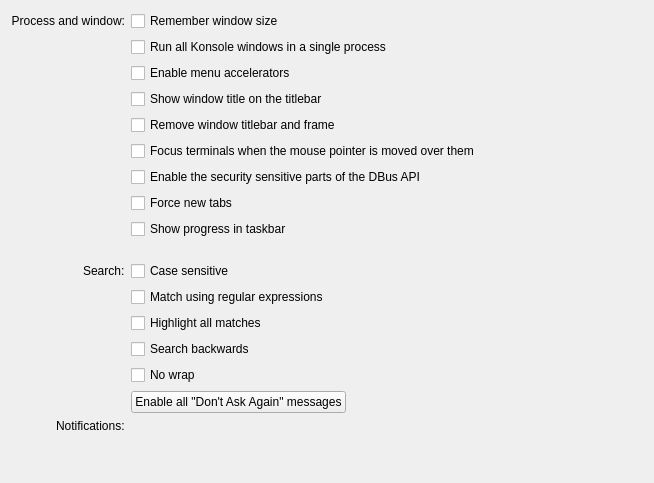
<?xml version="1.0" encoding="UTF-8"?>
<ui version="4.0">
 <class>GeneralSettings</class>
 <widget class="QWidget" name="GeneralSettings">
  <property name="geometry">
   <rect>
    <x>0</x>
    <y>0</y>
    <width>654</width>
    <height>483</height>
   </rect>
  </property>
  <property name="sizePolicy">
   <sizepolicy hsizetype="Preferred" vsizetype="Preferred">
    <horstretch>1</horstretch>
    <verstretch>0</verstretch>
   </sizepolicy>
  </property>
  <layout class="QVBoxLayout" name="verticalLayout">
   <property name="spacing">
    <number>0</number>
   </property>
   <item>
    <layout class="QGridLayout">
     <property name="leftMargin">
      <number>0</number>
     </property>
     <property name="topMargin">
      <number>0</number>
     </property>
     <property name="rightMargin">
      <number>0</number>
     </property>
     <property name="bottomMargin">
      <number>0</number>
     </property>
     <property name="spacing">
      <number>6</number>
     </property>
     <item row="1" column="2">
      <widget class="QCheckBox" name="kcfg_UseSingleInstance">
       <property name="sizePolicy">
        <sizepolicy hsizetype="Preferred" vsizetype="Fixed">
         <horstretch>0</horstretch>
         <verstretch>0</verstretch>
        </sizepolicy>
       </property>
       <property name="toolTip">
        <string>When launching Konsole re-use existing process if possible</string>
       </property>
       <property name="text">
        <string>Run all Konsole windows in a single process</string>
       </property>
      </widget>
     </item>
     <item row="18" column="2">
      <spacer>
       <property name="orientation">
        <enum>Qt::Orientation::Vertical</enum>
       </property>
       <property name="sizeType">
        <enum>QSizePolicy::Policy::Fixed</enum>
       </property>
       <property name="sizeHint" stdset="0">
        <size>
         <width>20</width>
         <height>16</height>
        </size>
       </property>
      </spacer>
     </item>
     <item row="0" column="2">
      <widget class="QCheckBox" name="kcfg_RememberWindowSize">
       <property name="sizePolicy">
        <sizepolicy hsizetype="Preferred" vsizetype="Fixed">
         <horstretch>0</horstretch>
         <verstretch>0</verstretch>
        </sizepolicy>
       </property>
       <property name="toolTip">
        <string>If enabled, profile settings will be ignored</string>
       </property>
       <property name="text">
        <string>Remember window size</string>
       </property>
      </widget>
     </item>
     <item row="8" column="2">
      <widget class="QCheckBox" name="kcfg_ForceNewTabs">
       <property name="text">
        <string>Force new tabs</string>
       </property>
      </widget>
     </item>
     <item row="9" column="2">
      <widget class="QCheckBox" name="kcfg_ShowProgressInTaskBar">
       <property name="text">
        <string>Show progress in taskbar</string>
       </property>
      </widget>
     </item>
     <item row="19" column="0" alignment="Qt::AlignmentFlag::AlignRight">
      <widget class="QLabel" name="label_3">
       <property name="text">
        <string>Notifications:</string>
       </property>
      </widget>
     </item>
     <item row="16" column="2">
      <widget class="QCheckBox" name="kcfg_SearchReverseSearch">
       <property name="sizePolicy">
        <sizepolicy hsizetype="Preferred" vsizetype="Fixed">
         <horstretch>0</horstretch>
         <verstretch>0</verstretch>
        </sizepolicy>
       </property>
       <property name="toolTip">
        <string>Sets whether search should start from the bottom</string>
       </property>
       <property name="text">
        <string>Search backwards</string>
       </property>
      </widget>
     </item>
     <item row="12" column="2">
      <widget class="QCheckBox" name="kcfg_SearchCaseSensitive">
       <property name="sizePolicy">
        <sizepolicy hsizetype="Preferred" vsizetype="Fixed">
         <horstretch>0</horstretch>
         <verstretch>0</verstretch>
        </sizepolicy>
       </property>
       <property name="toolTip">
        <string>Sets whether the search is case sensitive</string>
       </property>
       <property name="text">
        <string>Case sensitive</string>
       </property>
      </widget>
     </item>
     <item row="0" column="0">
      <widget class="QLabel" name="label">
       <property name="text">
        <string>Process and window:</string>
       </property>
       <property name="alignment">
        <set>Qt::AlignmentFlag::AlignRight|Qt::AlignmentFlag::AlignTrailing|Qt::AlignmentFlag::AlignVCenter</set>
       </property>
      </widget>
     </item>
     <item row="14" column="2">
      <widget class="QCheckBox" name="kcfg_SearchHighlightMatches">
       <property name="sizePolicy">
        <sizepolicy hsizetype="Preferred" vsizetype="Fixed">
         <horstretch>0</horstretch>
         <verstretch>0</verstretch>
        </sizepolicy>
       </property>
       <property name="text">
        <string>Highlight all matches</string>
       </property>
      </widget>
     </item>
     <item row="12" column="0" alignment="Qt::AlignmentFlag::AlignRight">
      <widget class="QLabel" name="label_2">
       <property name="text">
        <string comment="@item:intext Search options">Search:</string>
       </property>
      </widget>
     </item>
     <item row="11" column="2">
      <spacer>
       <property name="orientation">
        <enum>Qt::Orientation::Vertical</enum>
       </property>
       <property name="sizeType">
        <enum>QSizePolicy::Policy::Fixed</enum>
       </property>
       <property name="sizeHint" stdset="0">
        <size>
         <width>20</width>
         <height>16</height>
        </size>
       </property>
      </spacer>
     </item>
     <item row="17" column="2">
      <widget class="QCheckBox" name="kcfg_SearchNoWrap">
       <property name="sizePolicy">
        <sizepolicy hsizetype="Preferred" vsizetype="Fixed">
         <horstretch>0</horstretch>
         <verstretch>0</verstretch>
        </sizepolicy>
       </property>
       <property name="toolTip">
        <string>Sets whether search should stop instead of wrapping</string>
       </property>
       <property name="text">
        <string>No wrap</string>
       </property>
      </widget>
     </item>
     <item row="2" column="2">
      <widget class="QCheckBox" name="kcfg_AllowMenuAccelerators">
       <property name="sizePolicy">
        <sizepolicy hsizetype="Preferred" vsizetype="Fixed">
         <horstretch>0</horstretch>
         <verstretch>0</verstretch>
        </sizepolicy>
       </property>
       <property name="text">
        <string>Enable menu accelerators</string>
       </property>
      </widget>
     </item>
     <item row="5" column="2">
      <widget class="QCheckBox" name="kcfg_FocusFollowsMouse">
       <property name="text">
        <string>Focus terminals when the mouse pointer is moved over them</string>
       </property>
      </widget>
     </item>
     <item row="18" column="2">
      <layout class="QHBoxLayout" stretch="0,1">
       <property name="spacing">
        <number>0</number>
       </property>
       <item>
        <widget class="QPushButton" name="enableAllMessagesButton">
         <property name="sizePolicy">
          <sizepolicy hsizetype="Preferred" vsizetype="Fixed">
           <horstretch>0</horstretch>
           <verstretch>0</verstretch>
          </sizepolicy>
         </property>
         <property name="toolTip">
          <string>All dialogs will be shown again</string>
         </property>
         <property name="text">
          <string>Enable all &quot;Don't Ask Again&quot; messages</string>
         </property>
        </widget>
       </item>
       <item>
        <spacer>
         <property name="orientation">
          <enum>Qt::Orientation::Horizontal</enum>
         </property>
         <property name="sizeHint" stdset="0">
          <size>
           <width>40</width>
           <height>20</height>
          </size>
         </property>
        </spacer>
       </item>
      </layout>
     </item>
     <item row="3" column="2">
      <widget class="QCheckBox" name="kcfg_ShowWindowTitleOnTitleBar">
       <property name="sizePolicy">
        <sizepolicy hsizetype="Preferred" vsizetype="Fixed">
         <horstretch>0</horstretch>
         <verstretch>0</verstretch>
        </sizepolicy>
       </property>
       <property name="text">
        <string>Show window title on the titlebar</string>
       </property>
      </widget>
     </item>
     <item row="6" column="2">
      <widget class="QCheckBox" name="kcfg_EnableSecuritySensitiveDBusAPI">
       <property name="text">
        <string>Enable the security sensitive parts of the DBus API</string>
       </property>
      </widget>
     </item>
     <item row="4" column="2">
      <widget class="QCheckBox" name="kcfg_RemoveWindowTitleBarAndFrame">
       <property name="text">
        <string>Remove window titlebar and frame</string>
       </property>
      </widget>
     </item>
     <item row="13" column="2">
      <widget class="QCheckBox" name="kcfg_SearchRegExpression">
       <property name="sizePolicy">
        <sizepolicy hsizetype="Preferred" vsizetype="Fixed">
         <horstretch>0</horstretch>
         <verstretch>0</verstretch>
        </sizepolicy>
       </property>
       <property name="text">
        <string>Match using regular expressions</string>
       </property>
      </widget>
     </item>
    </layout>
   </item>
   <item>
    <spacer>
     <property name="orientation">
      <enum>Qt::Orientation::Vertical</enum>
     </property>
     <property name="sizeHint" stdset="0">
      <size>
       <width>20</width>
       <height>40</height>
      </size>
     </property>
    </spacer>
   </item>
  </layout>
 </widget>
 <resources/>
 <connections/>
</ui>
